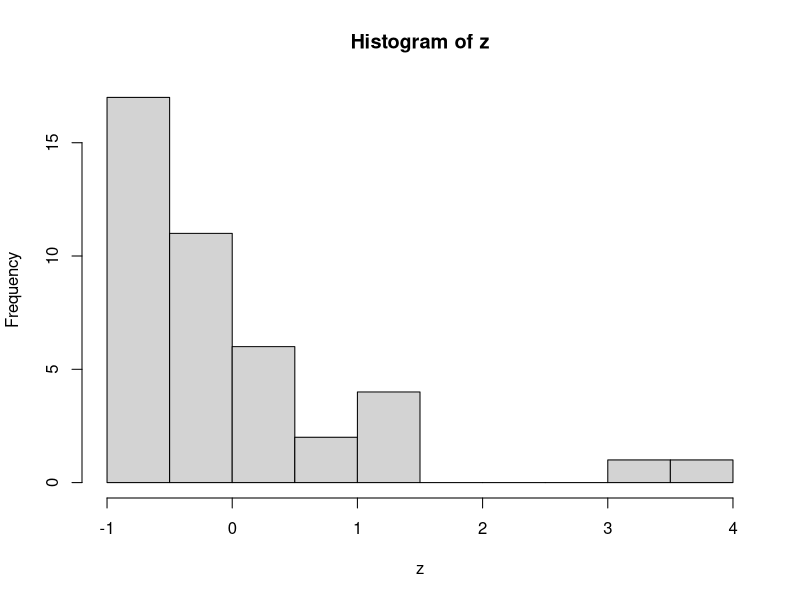
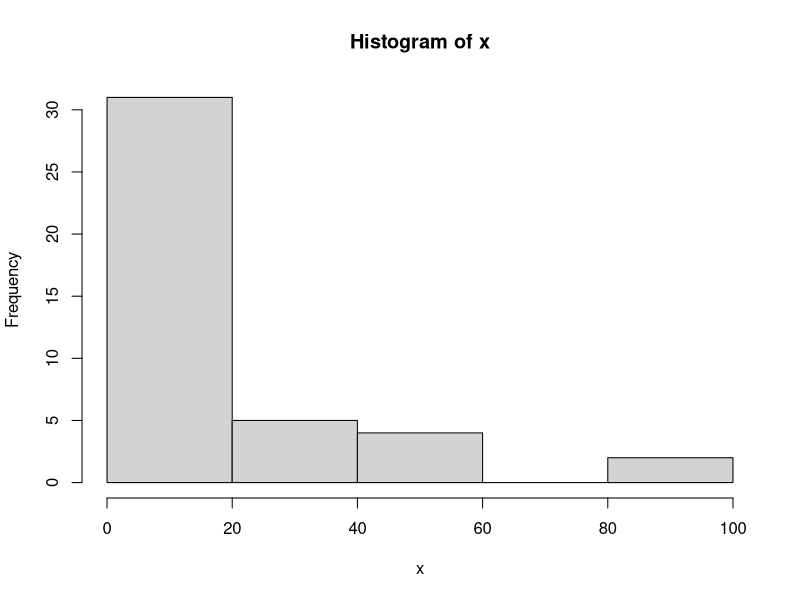
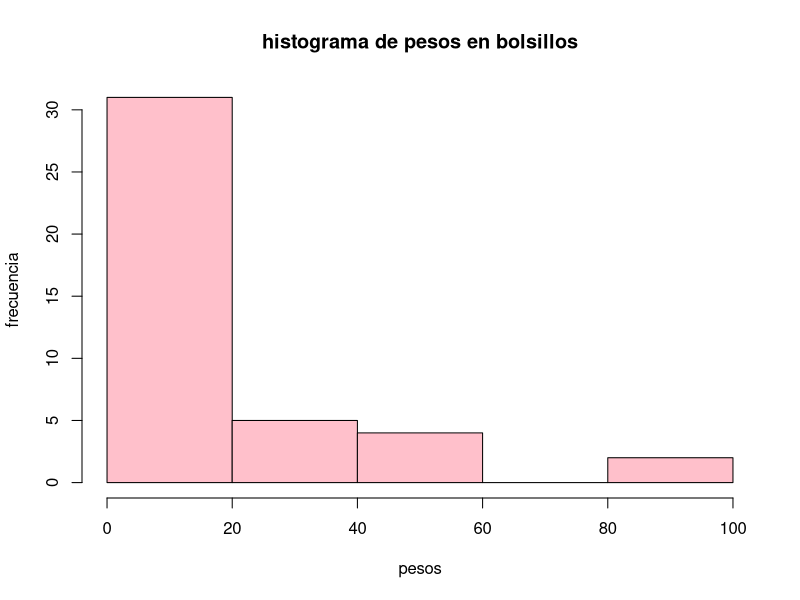
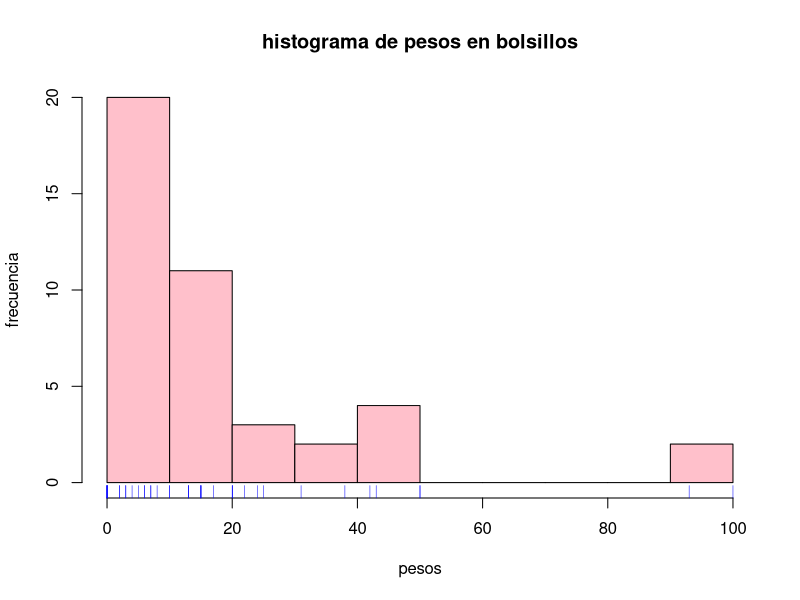
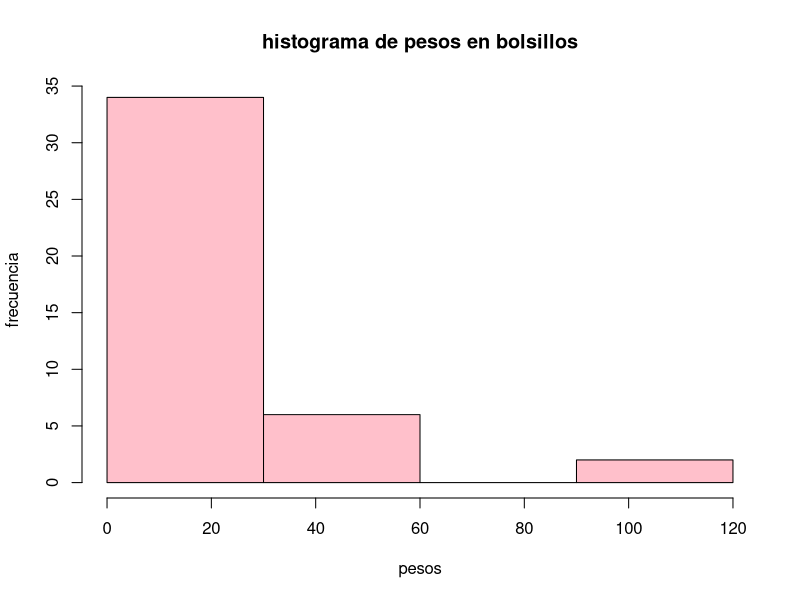
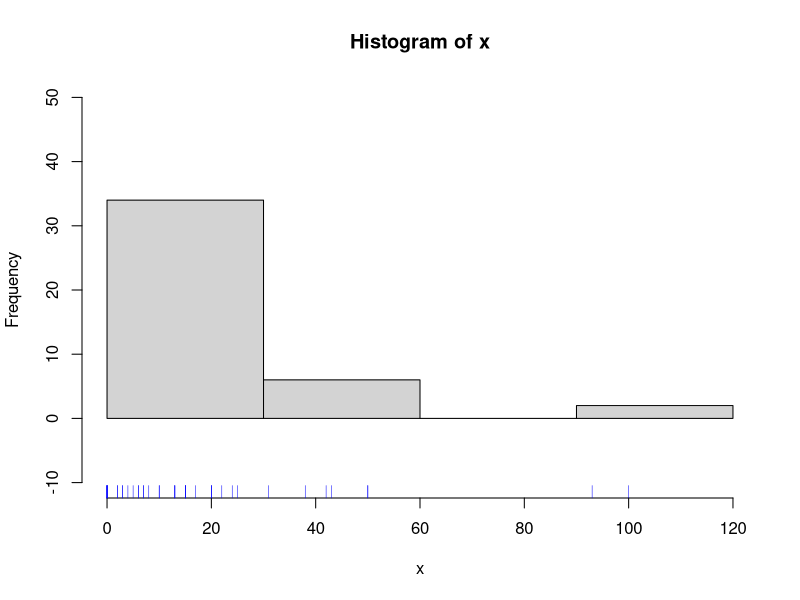
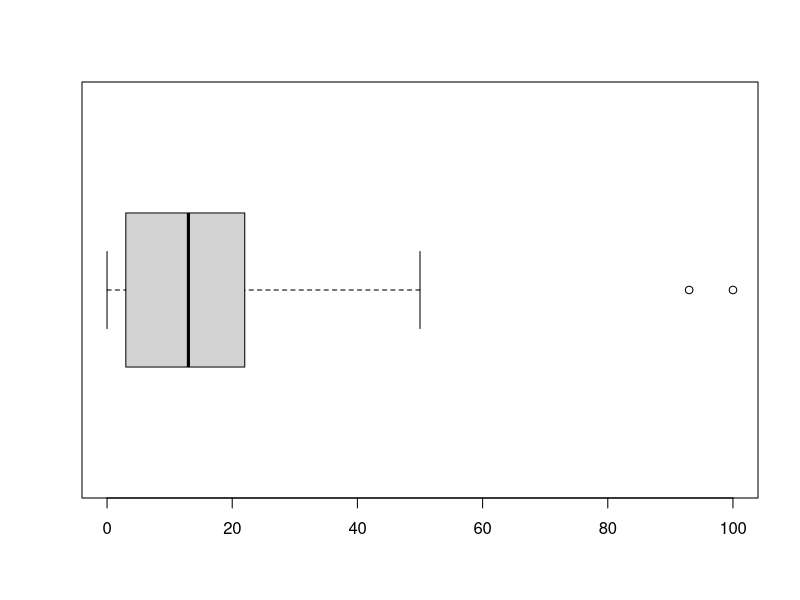
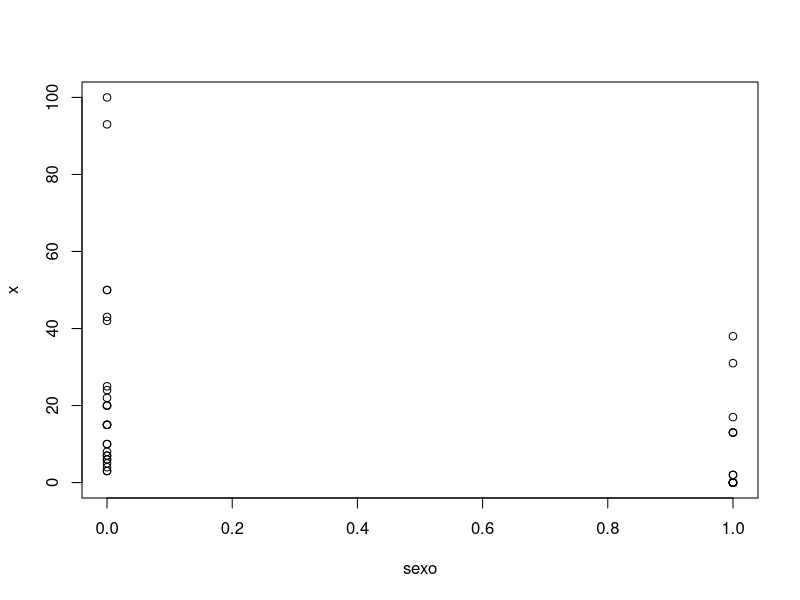

R code for these plots, in order:
# PRÁCTICA: 
# Estadísticas descriptivas
# 
# Contenido:
#:01 Estadísticas descriptivas
#:02 Histograma
#:03 Diagrama de caja y brazos
#:04 Gráfrica de pasteles

#:01 Estadísticas descriptivas ------------------------------------------------

# Población objetivo: 
# estudiantes universitarios de la UAA
# La variable aleatoria de interés es
# X: suma en pesos de monedas en bolsillos
# 
# Elimina todos los elementos de R 
# en la memoria
# rm(list=ls())

# Muestra de tamaño
# n = 42
# La muestra aleatoria se construye con
# la función "c()", que crea un vector 

# Ejemplo de muestra sesgada a la derecha
x<- c(-1,1,4)  
# Ejemplo de muestra simétrica respecto de su media muestral
x<- c(-1,1,3)  
# Ejemplo de muestra sesgada a la izquierda
x<- c(-1,1,2)  
x<- c(1,-1,-4)  

# Muestra de datos reales
x<- c( 2, 2,17,38,13,13,13, 0, 0, 0,
       0, 0, 0, 0,31,24,25,15,15,15,
       8, 7, 7,20, 5,10,10, 6, 6,42,
       100, 3, 3,20, 4,22,93,50,50,43,
       15,20)

x

n<- length(x)  # tamaño de muestra
n

# La media muestral es el centro de
# la muestra
media<- mean(x)
media  # escala de medición en pesos

# La varianza muestral mide la 
# dispersión de la muestra (incertidumbre,
# volatilidad, impresición, riesgo, 
# o tolerancia de medición)
# Hay dos versiones: sesgada e insesgada
# varianza insesgada (no tiene sesgo)
varianza<- var(x)  # divide entre n-1
varianza

# varianza sesgada (tiene sesgo)
varianza.sesgada<- varianza*(n-1)/n
varianza.sesgada


# La desviación estándar mide la 
# dispersión de la muestra, en la escala 
# original
d.e. <- sqrt(varianza)
d.e.sesgada <- sqrt(varianza.sesgada)
d.e.
d.e.sesgada

estadisticas.descriptivas<-
  c(n,media,varianza,varianza.sesgada,
    d.e.,d.e.sesgada)
estadisticas.descriptivas

nombre.e.d.<- c("tam. muestra","media",
                "var","var.sesgada",
                "d.e.","d.e.sesgada")
nombre.e.d.
names(estadisticas.descriptivas)<-
  nombre.e.d.
estadisticas.descriptivas

# muestra estandarizada
z<- (x-media)/d.e.sesgada
z

x11()     # ventana aparte
hist(z)

# La muestra estandarizada tiene media muestral 
# cero y varianza muestral sesgada uno.
mean(z)         # debe ser cero
var(z)          # es ligeramente mayor que uno
var(z)*(n-1)/n  # debe ser uno


# Coeficientes de sesgo y curtosis.
# En poblaciones "normales",
# el sesgo es 0.0 mientras que la
# curtosis es 3.0. Una curtosis mayor que 3 indica
# que una o ambas colas de la distribución es
# más pesada que lo "normal".

sesgo<- mean(z^3)
curtosis<- mean(z^4)
sesgo    
curtosis

# En el ejemplo de la muestra con la
# variable aleatoria cantidad de 
# monedas en pesos, se obtiene:
# sesgo = 2.1552
# curtosis = 7.8039.
# Por lo tanto la muestra tiene un sesgo
# positivo (a la derecha) y su cola derecha 
# es pesada.

# Cuantiles

cuartiles<- quantile(x)
deciles<- quantile(x,probs=seq(0,1,by=0.1))
cbind(1:n,sort(x))
cbind(1:11,deciles)


#:02 Histograma ---------------------------------------------------------------

x11()     # ventana aparte
hist(x)

x11()     # ventana aparte
hist(x,
     main = "histograma de pesos en bolsillos",
     xlab = "pesos",ylab="frecuencia",
     col = "pink")

x11()     # ventana aparte
main<- "histograma de pesos en bolsillos"
xlab<- "pesos"
ylab<- "frecuencia"
breaks<- 10  # número 'aproximado' de intervalos de clase
hist<- hist(x,breaks=breaks,main=main,xlab=xlab,
            ylab=ylab,col="pink")
rug(x,col="blue")

# límites de intervalos de clase
lic<- hist$breaks
frecuencias.absolutas<- hist$counts
tabla.de.frecuencias<-
  cbind(lic[-length(lic)],lic[-1],frecuencias.absolutas)
tabla.de.frecuencias
colnames(tabla.de.frecuencias)<-
  c("límite inferior","límite superior","frecuencia")
tabla.de.frecuencias

# Construcción de los intervalos de clase
LIC<- c(0,30,60,90,120)
x11()     # ventana aparte
main<- "histograma de pesos en bolsillos"
xlab<- "pesos"
ylab<- "frecuencia"
hist<- hist(x,breaks=LIC,main=main,xlab=xlab,
            ylab=ylab,col="pink")
plot(hist,ylim=c(-10,50))
rug(x,col="blue")

#:03 Diagrama caja y brazos ----------------------------------------------------

x11()     # ventana aparte
caja<- boxplot(x,horizontal=T)
# axis(side=1,at=1:100,labels=F)
# rug(x,col="blue")


# Diagrama de caja y brazos con categorías

sexo<- rep(c(0,1),21)
sexo

sexo<- c(rep(1,15),rep(0,27))
sexo
cbind(sexo,x)


# variable sexo tipo caracter
# sexo.carac<- rep(NA,n)
# sexo.carac
# sexo.carac<- ifelse(sexo==1,"mujer","hombre")
# sexo.carac

plot(sexo,x)
plot(sexo,x,xaxt='n')  # Elimina escala de eje horizontal
axis(side=1,at=c(0,1),labels=c("hombre","mujer"))

etiqueta<- c("hombre","mujer")
boxplot(x~sexo,xaxt='n',col=c("lightblue","yellow"))
axis(side=1,at=c(1,2),labels=etiqueta)


#:04 Función de distribución empírica -----------------
# Su representación gráfica es la gráfica de puntos
# (xi,i/n); para i=1,2,...,n
# Los datos de'x' están ordenados

x.ord<- sort(x)
x.ord

x.ord<- sort(x,index.return=TRUE)
x.ord

# OJO: no intercambiar las siguientes dos lineas
orden<- x.ord$ix
x.ord<- x.ord$x
x.ord
Fn.x<- (1:n)/n

cbind(x,sexo,orden,x.ord,sexo[orden])

x11()
xlab<- "pesos en moneda en bolso" 
ylab<- "Fn(x)"
main<- "funcón de distribución empírica"

plot(x.ord,Fn.x,xlab=xlab,ylab=ylab,
     main=main)

color<- c("green","red")
pch<- c(1,2)               # tipo de punto

col.aux<- pch.aux<- rep(NA,n)
col.aux<- ifelse(sexo==1,color[1],color[2])
pch.aux<- ifelse(sexo==1,pch[1],pch[2])
col.aux<- col.aux[orden]
pch.aux<- pch.aux[orden]
cbind(sexo[orden],col.aux,pch.aux)

plot(x.ord,Fn.x,xlab=xlab,ylab=ylab,
     main=main,col=col.aux,pch=pch.aux)
titulo<- "sexo"
leyenda<- c("mujer","hombre")
legend(x="bottomright",legend=leyenda,
       title=titulo,pch=pch,col=color,
       text.col=color,title.col="black")


#:05 Gráfrica de pastel (pie) ------------------

sexo.porcentaje<- c(15,27)/(15+27)
pie(sexo.porcentaje)